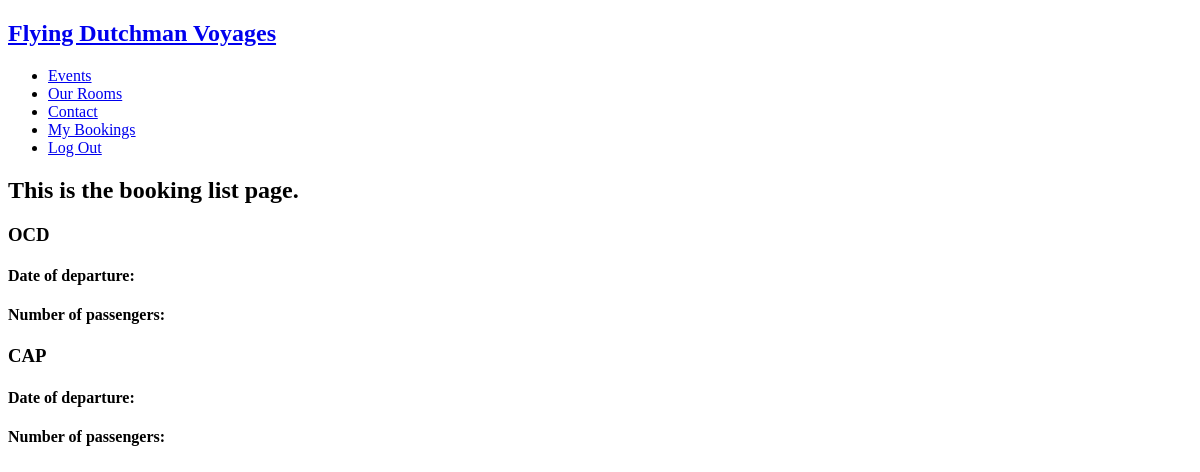
/manage_bookings/ (signed in), run on an earlier commit of the app's database.
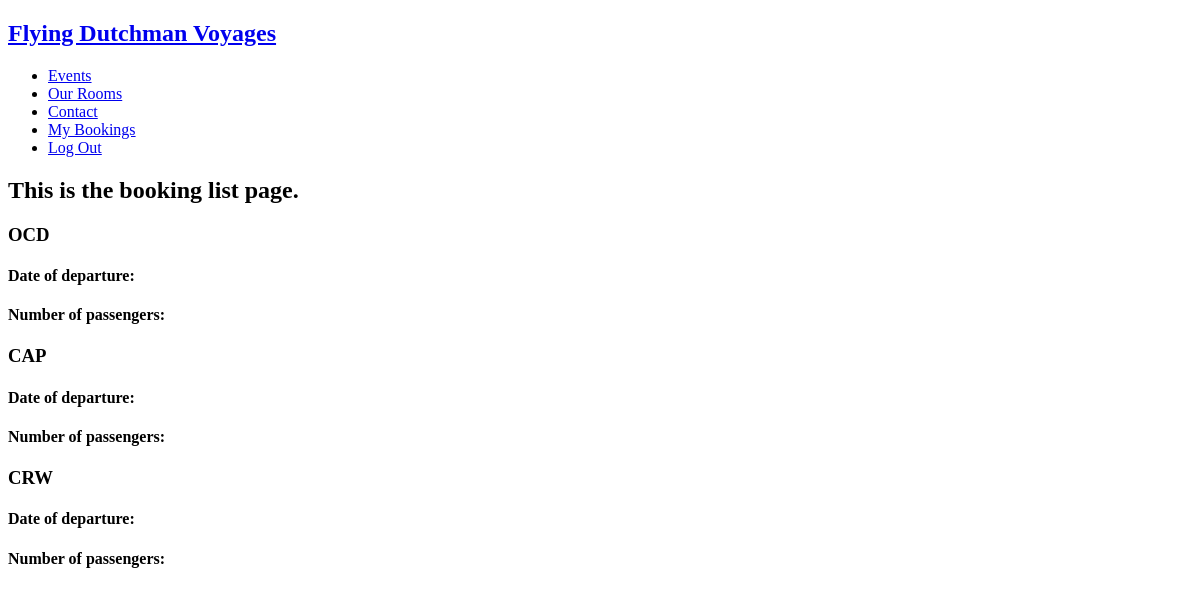
And on a later commit of the database.
### fd_bookings/models.py (models this page shows, shortened)
class Booking(models.Model):
    user = models.ForeignKey(User, on_delete=models.PROTECT)
    created_on = models.DateTimeField(auto_now_add=True)
    modified_on = models.DateTimeField(auto_now=True)
    booking_date = models.DateField()
    room = models.ForeignKey(Room, on_delete=models.PROTECT, null=True)
    num_passengers = models.PositiveSmallIntegerField()

class Room(models.Model):
    ROOM_CATEGORIES = (
        ('CAP', 'CAPTAINS QUARTERS'),
        ('OCD', 'DOUBLE CABIN'),
        ('OCS', 'SINGLE CABIN'),
        ('CRW', 'CREW BUNKS'),
    )
    category = models.CharField(max_length=3, choices=ROOM_CATEGORIES)
    number = models.IntegerField()
    beds = models.IntegerField()
    capacity = models.IntegerField()
    room_cost = models.DecimalField(decimal_places=2, max_digits=10, null=True)

### fd_bookings/views.py (the view)
# urls.py: path('manage_bookings/', views.ViewBookingList.as_view(), name='manage_bookings'),
class ViewBookingList(generic.ListView):
    model = Booking
    template_name = 'fd_bookings/manage_bookings.html'
    def get_queryset(self, *args, **kwargs):
        if self.request.user.is_staff:
            booking_list = Booking.objects.all()
            return booking_list
        else:
            booking_list = Booking.objects.filter(user=self.request.user)
            return booking_list

### fd_bookings/templates/fd_bookings/manage_bookings.html
{% extends 'base.html' %}
{% block content %}
<h2>
    This is the booking list page.
</h2>
<div>
    {% for booking in booking_list %}
    <h3>{{ booking.room.category }}</h3>
    <h4>Date of departure: {{ booking.room.booking_date }}</h4>
    <h4>Number of passengers: {{ booking.room.num_passengers }}</h4>
    {% endfor %}
</div>
{% endblock %}

What changed in the data, as far as the page shows it:
added Booking: room.category "CRW"
